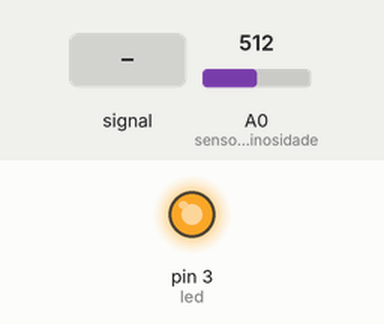
Recording of a sketch running on a simulated Arduino Uno, built with avr-gcc and run on an emulated ATmega328P. Parts: output pins drawn as LEDs (lit = HIGH). The inputs (shaded band) are chosen by the test bench; at power-on: A0 (sensorluminosidade) = 512.

Above: at 1.2 s.
1.3 s: A0 (sensorluminosidade) set to 490
At 2.5 s:
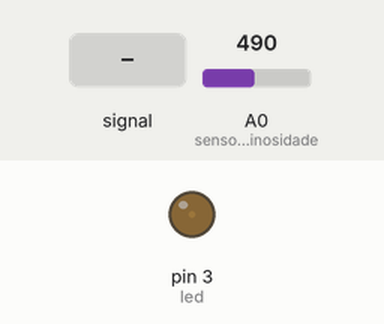
2.8 s: A0 (sensorluminosidade) fed a 2 Hz sine of ±306 counts around its level
At 3.15 s:
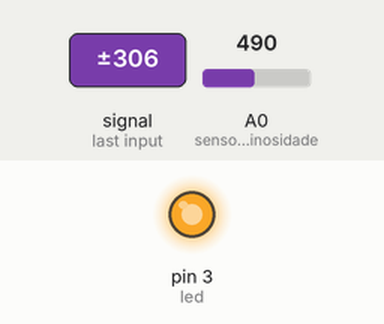
5.8 s: A0 (sensorluminosidade) fed a 200 Hz sine of ±81 counts around its level
7.3 s: A0 (sensorluminosidade) set to 900
At 8.5 s:
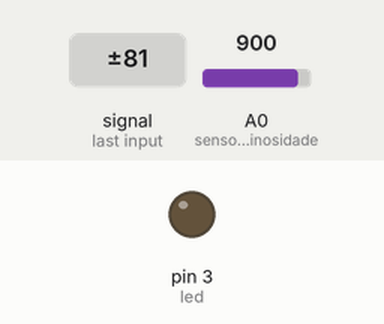
8.8 s: A0 (sensorluminosidade) set to 893
At 9.1 s:
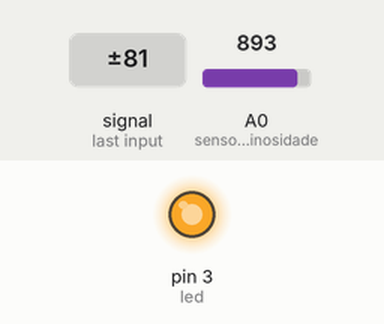
Timing chart, 0 to 11.3 s (numbered marks = the images above; inputs shaded):
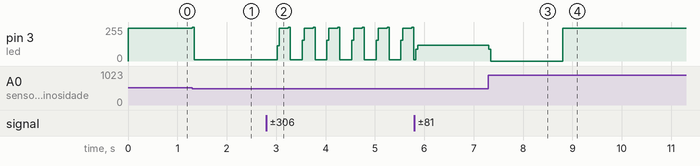

The sketch:

poste_inteligente1.ino
```cpp
// C++ code
//variaveis
int led =3;
int sensorluminosidade = A0;
// variavel para capturar a luminosidade
int luz = 0;

void setup()
{
  // led e de saida
 pinMode(led,OUTPUT);
  //sensor e de entrada
  pinMode(sensorluminosidade,INPUT);
}

void loop()
{
 // capturar o que o sensor leu no ambiente
 // analogRead e usado para leitura analogica
  luz = analogRead(sensorluminosidade);
  // as portas analogicas capturam dados que variam de 0 ate 1023

  if(luz<500){
    analogWrite(led,1023);
  }
  if(luz>500 & luz<900){
  analogWrite(led,500);
  }
  else{
    digitalWrite(led,LOW);
  }
}
```

Measured:
- the behaviour switches between 900 and 899 on A0 (sensorluminosidade) (found by bisection; images 3 and 4)
- after the input at 1.3 s, pin 3 (led): 244/255 → 10/255 at once
- after the input at 2.8 s, pin 3 (led): ramps from 10/255 to 255/255 and jumps back, once every 0.50 s
- after the input at 7.3 s, pin 3 (led): 118/255 → 0/255 at once
- after the input at 8.8 s, pin 3 (led): 0/255 → 244/255 at once
